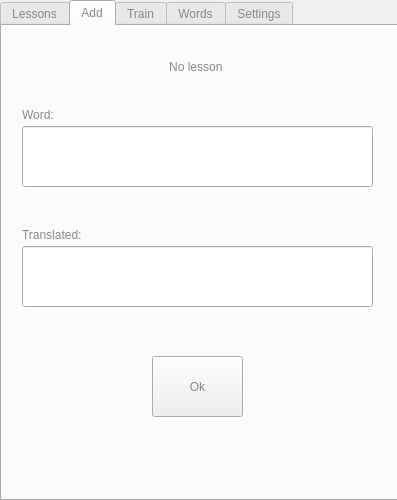
<?xml version="1.0" encoding="UTF-8"?>
<ui version="4.0">
 <class>MainWindow</class>
 <widget class="QMainWindow" name="MainWindow">
  <property name="geometry">
   <rect>
    <x>0</x>
    <y>0</y>
    <width>397</width>
    <height>500</height>
   </rect>
  </property>
  <property name="minimumSize">
   <size>
    <width>397</width>
    <height>500</height>
   </size>
  </property>
  <property name="maximumSize">
   <size>
    <width>397</width>
    <height>500</height>
   </size>
  </property>
  <property name="windowTitle">
   <string>Qlwt</string>
  </property>
  <widget class="QWidget" name="centralwidget">
   <widget class="QTabWidget" name="tabWidget">
    <property name="geometry">
     <rect>
      <x>0</x>
      <y>0</y>
      <width>401</width>
      <height>501</height>
     </rect>
    </property>
    <property name="styleSheet">
     <string notr="true">color: rgb(136, 138, 133);</string>
    </property>
    <property name="currentIndex">
     <number>1</number>
    </property>
    <property name="tabBarAutoHide">
     <bool>false</bool>
    </property>
    <widget class="QWidget" name="lessonsTab">
     <attribute name="title">
      <string>Lessons</string>
     </attribute>
     <widget class="QLabel" name="label">
      <property name="geometry">
       <rect>
        <x>10</x>
        <y>20</y>
        <width>151</width>
        <height>31</height>
       </rect>
      </property>
      <property name="text">
       <string>Add lesson</string>
      </property>
     </widget>
     <widget class="QListWidget" name="lessonsList">
      <property name="geometry">
       <rect>
        <x>10</x>
        <y>120</y>
        <width>371</width>
        <height>341</height>
       </rect>
      </property>
     </widget>
     <widget class="QWidget" name="layoutWidget">
      <property name="geometry">
       <rect>
        <x>10</x>
        <y>50</y>
        <width>371</width>
        <height>61</height>
       </rect>
      </property>
      <layout class="QHBoxLayout" name="horizontalLayout">
       <item>
        <widget class="QLineEdit" name="addLesonInput"/>
       </item>
       <item>
        <widget class="QPushButton" name="addLessonBtn">
         <property name="text">
          <string>Ok</string>
         </property>
        </widget>
       </item>
      </layout>
     </widget>
    </widget>
    <widget class="QWidget" name="addTab">
     <attribute name="title">
      <string>Add</string>
     </attribute>
     <widget class="QLabel" name="addLessonTitle">
      <property name="geometry">
       <rect>
        <x>0</x>
        <y>20</y>
        <width>391</width>
        <height>41</height>
       </rect>
      </property>
      <property name="text">
       <string>No lesson </string>
      </property>
      <property name="alignment">
       <set>Qt::AlignCenter</set>
      </property>
     </widget>
     <widget class="QLabel" name="label_2">
      <property name="geometry">
       <rect>
        <x>20</x>
        <y>80</y>
        <width>67</width>
        <height>17</height>
       </rect>
      </property>
      <property name="text">
       <string>Word:</string>
      </property>
     </widget>
     <widget class="QLineEdit" name="wordInput">
      <property name="geometry">
       <rect>
        <x>20</x>
        <y>100</y>
        <width>351</width>
        <height>61</height>
       </rect>
      </property>
     </widget>
     <widget class="QLineEdit" name="translatedInput">
      <property name="geometry">
       <rect>
        <x>20</x>
        <y>220</y>
        <width>351</width>
        <height>61</height>
       </rect>
      </property>
     </widget>
     <widget class="QLabel" name="label_3">
      <property name="geometry">
       <rect>
        <x>20</x>
        <y>200</y>
        <width>91</width>
        <height>17</height>
       </rect>
      </property>
      <property name="text">
       <string>Translated:</string>
      </property>
     </widget>
     <widget class="QPushButton" name="addWordPairBtn">
      <property name="geometry">
       <rect>
        <x>150</x>
        <y>330</y>
        <width>91</width>
        <height>61</height>
       </rect>
      </property>
      <property name="text">
       <string>Ok</string>
      </property>
      <property name="shortcut">
       <string>Return</string>
      </property>
     </widget>
    </widget>
    <widget class="QWidget" name="trainTab">
     <attribute name="title">
      <string>Train</string>
     </attribute>
     <widget class="QLabel" name="wordCountLbl">
      <property name="geometry">
       <rect>
        <x>140</x>
        <y>0</y>
        <width>121</width>
        <height>31</height>
       </rect>
      </property>
      <property name="text">
       <string>Words: 0/0</string>
      </property>
      <property name="alignment">
       <set>Qt::AlignCenter</set>
      </property>
     </widget>
     <widget class="QLabel" name="errCountLbl">
      <property name="geometry">
       <rect>
        <x>10</x>
        <y>0</y>
        <width>81</width>
        <height>31</height>
       </rect>
      </property>
      <property name="text">
       <string>Errors: 0</string>
      </property>
      <property name="alignment">
       <set>Qt::AlignLeading|Qt::AlignLeft|Qt::AlignVCenter</set>
      </property>
     </widget>
     <widget class="QLabel" name="hintUsageLbl">
      <property name="geometry">
       <rect>
        <x>280</x>
        <y>0</y>
        <width>91</width>
        <height>31</height>
       </rect>
      </property>
      <property name="text">
       <string> HInts: 0</string>
      </property>
      <property name="alignment">
       <set>Qt::AlignRight|Qt::AlignTrailing|Qt::AlignVCenter</set>
      </property>
     </widget>
     <widget class="QLabel" name="askLbl">
      <property name="geometry">
       <rect>
        <x>0</x>
        <y>140</y>
        <width>381</width>
        <height>81</height>
       </rect>
      </property>
      <property name="font">
       <font>
        <pointsize>14</pointsize>
       </font>
      </property>
      <property name="text">
       <string>No words left</string>
      </property>
      <property name="alignment">
       <set>Qt::AlignCenter</set>
      </property>
     </widget>
     <widget class="QLineEdit" name="answerInput">
      <property name="geometry">
       <rect>
        <x>10</x>
        <y>230</y>
        <width>361</width>
        <height>61</height>
       </rect>
      </property>
     </widget>
     <widget class="QLabel" name="susccessLbl">
      <property name="geometry">
       <rect>
        <x>10</x>
        <y>80</y>
        <width>361</width>
        <height>51</height>
       </rect>
      </property>
      <property name="font">
       <font>
        <pointsize>20</pointsize>
       </font>
      </property>
      <property name="text">
       <string/>
      </property>
      <property name="alignment">
       <set>Qt::AlignCenter</set>
      </property>
     </widget>
     <widget class="QPushButton" name="startTrainBtn">
      <property name="geometry">
       <rect>
        <x>10</x>
        <y>310</y>
        <width>101</width>
        <height>81</height>
       </rect>
      </property>
      <property name="text">
       <string>Start</string>
      </property>
      <property name="shortcut">
       <string>Alt+Return</string>
      </property>
     </widget>
     <widget class="QPushButton" name="okBtn">
      <property name="geometry">
       <rect>
        <x>140</x>
        <y>310</y>
        <width>101</width>
        <height>81</height>
       </rect>
      </property>
      <property name="text">
       <string>Ok</string>
      </property>
      <property name="shortcut">
       <string>Return</string>
      </property>
     </widget>
     <widget class="QPushButton" name="hintBtn">
      <property name="geometry">
       <rect>
        <x>270</x>
        <y>310</y>
        <width>101</width>
        <height>81</height>
       </rect>
      </property>
      <property name="text">
       <string>Hint</string>
      </property>
      <property name="shortcut">
       <string>Ctrl+H</string>
      </property>
     </widget>
     <widget class="QLabel" name="hintLbl">
      <property name="geometry">
       <rect>
        <x>10</x>
        <y>410</y>
        <width>361</width>
        <height>21</height>
       </rect>
      </property>
      <property name="text">
       <string/>
      </property>
      <property name="alignment">
       <set>Qt::AlignCenter</set>
      </property>
     </widget>
     <widget class="QLabel" name="lessonIntrainLbl">
      <property name="geometry">
       <rect>
        <x>0</x>
        <y>450</y>
        <width>391</width>
        <height>20</height>
       </rect>
      </property>
      <property name="text">
       <string>TextLabel</string>
      </property>
      <property name="alignment">
       <set>Qt::AlignCenter</set>
      </property>
     </widget>
    </widget>
    <widget class="QWidget" name="wordsTab">
     <attribute name="title">
      <string>Words</string>
     </attribute>
     <widget class="QListWidget" name="wordsList">
      <property name="geometry">
       <rect>
        <x>10</x>
        <y>30</y>
        <width>371</width>
        <height>421</height>
       </rect>
      </property>
     </widget>
    </widget>
    <widget class="QWidget" name="tab">
     <attribute name="title">
      <string>Settings</string>
     </attribute>
    </widget>
   </widget>
  </widget>
 </widget>
 <resources/>
 <connections/>
</ui>
